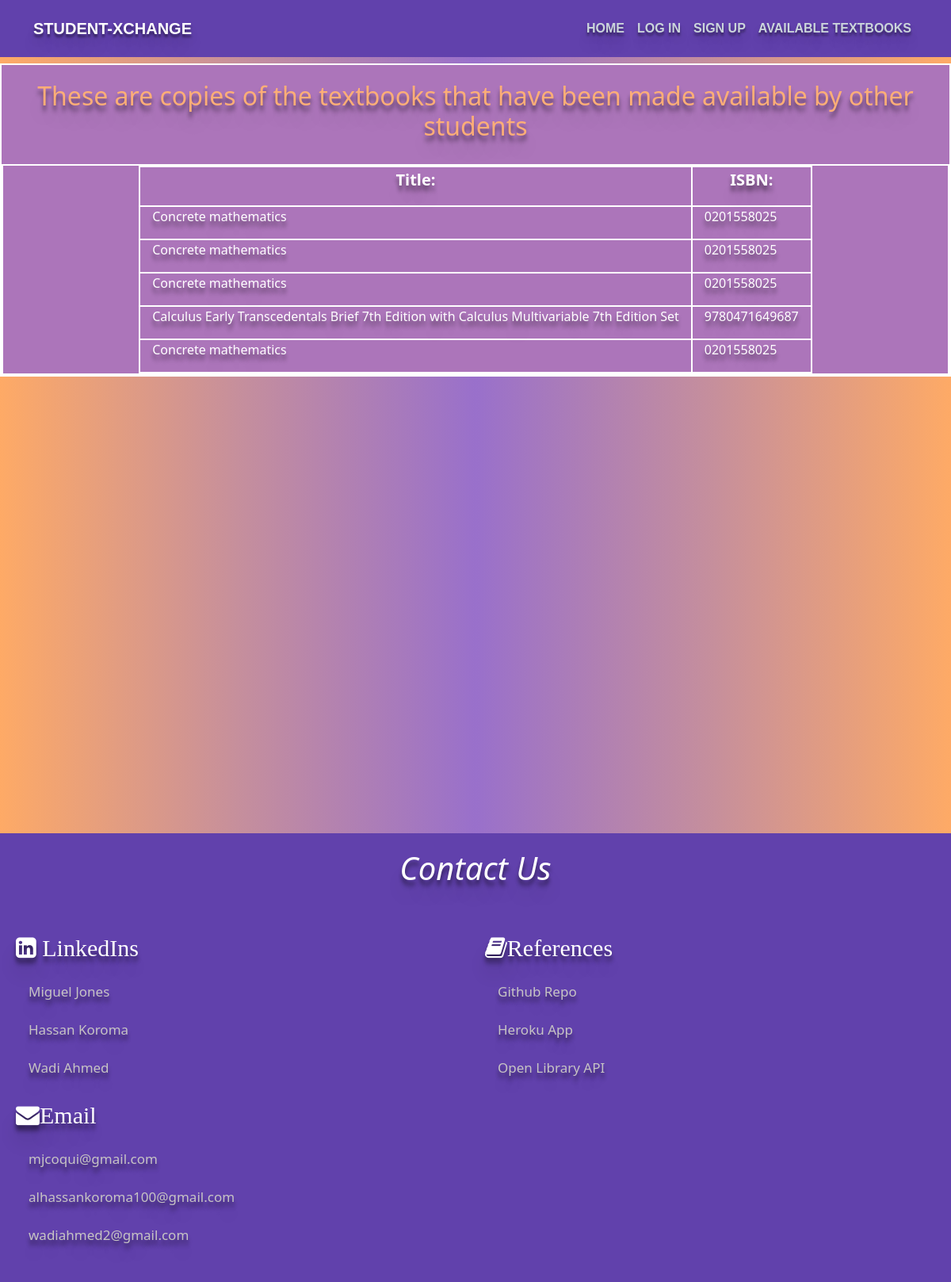
Before: /available with the older database file.
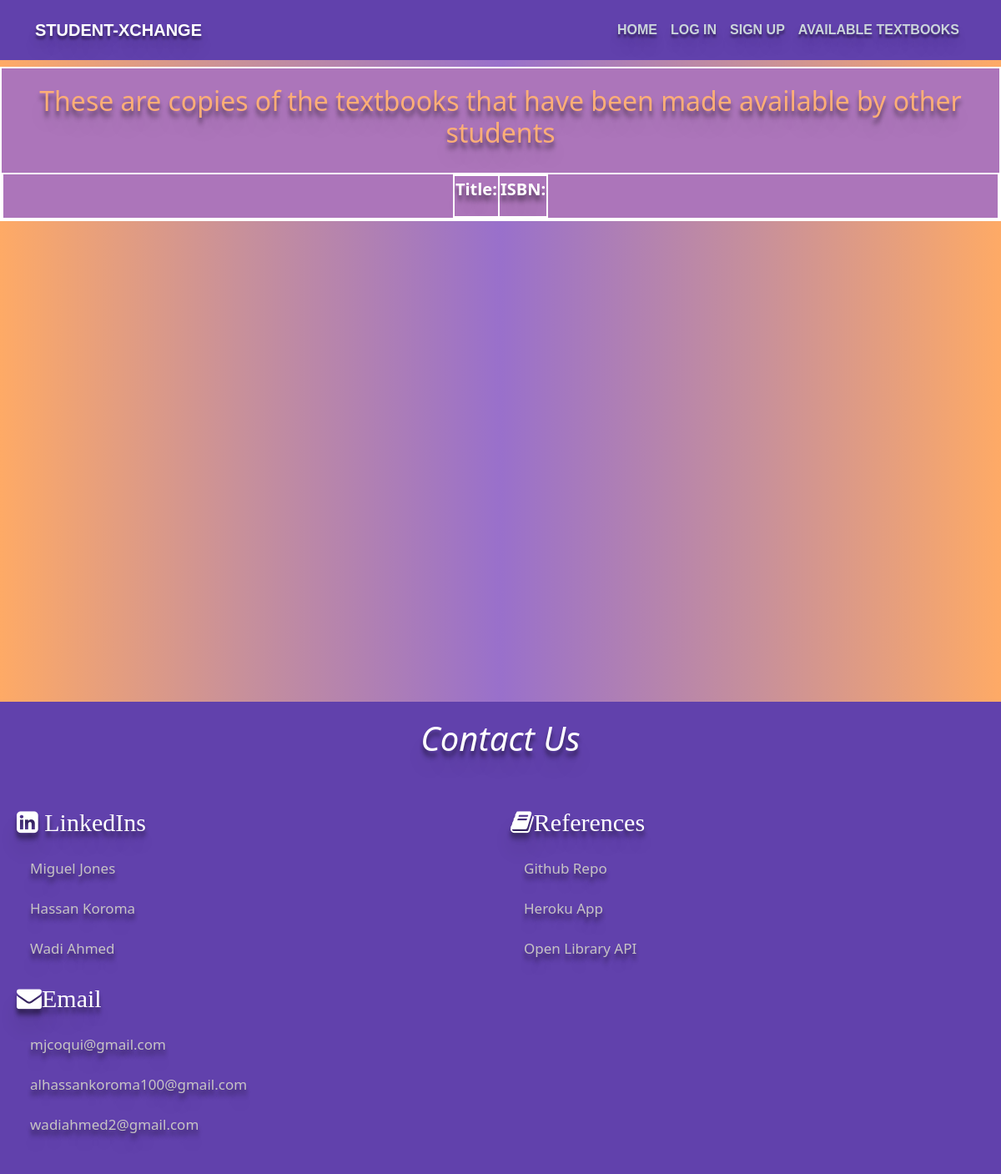
After: the same page with the newer database file.
### app.py (models this page shows, shortened)
class Books(db.Model):
    id = db.Column(db.Integer, primary_key=True)
    isbn = db.Column(db.String(13), nullable=False)
    email = db.Column(db.String(100), nullable=False)
    title = db.Column(db.String(100), nullable=False)

### app.py (the view)
@app.route("/available")
def available_books():
    books = Books.query.all()
    return render_template("textbooks.html", books=books)

### templates/textbooks.html (shortened to what this page needs)
{% extends "layout.html" %}
{% block content %}
<head>
</head>
<body>
    <div class="h2block">
        <h2 style="text-align:center;">These are copies of the textbooks that have been made available by other students</h2>
        <div class="h2block padding-Cols">
        <table>
        <tr>
            <th><p style="font-size:20px">Title:</p></th>
            <th><p style="font-size:20px">ISBN:</p></th>
        </tr>
        {% for book in books %}
        <tr>
            <td><p style="text-algin:left;">{{ book.title }}</p></td>
            <td><p>{{ book.isbn }}<p></td>
        </tr>
        {% endfor %}
        </table>
    </div>
    </div>
</body>
{% endblock content %}

### templates/layout.html (shortened to what this page needs)
<!DOCTYPE html>
<html>
<head>
  <link href="https://cdn.jsdelivr.net/npm/bootstrap@5.0.2/dist/css/bootstrap.min.css" rel="stylesheet">
  <link rel="stylesheet" type="text/css" href="{{ url_for('static', filename='main.css') }}">
  <link rel="stylesheet" type="text/css" href="{{ url_for('static', filename='register.css') }}">
  <link rel="stylesheet" type="text/css" href="{{ url_for('static', filename='contact.css') }}">
</head>
<body>
  <header class="site-header">
    <nav class="navbar navbar-expand-md navbar-dark bg-steel fixed-top">
      <div class="container">
        <a class="navbar-brand mr-4" href="/">Student-Xchange</a>
        <div class="navbar">
          <div class="navbar-nav mr-auto">
            <a class="nav-item nav-link" href="/">Home</a>
            <a class="nav-item nav-link" href="/login">Log in</a>
            <a class="nav-item nav-link" href="/register">Sign Up</a>
            <a class="nav-item nav-link" href="/available">Available Textbooks</a>
          </div>
        </div>
      </div>
    </nav>
  </header>
    {% block content %}{% endblock %}
    {% extends "contacts.html" %}

### templates/contacts.html
<head>
    <link rel="stylesheet" href="https://cdnjs.cloudflare.com/ajax/libs/font-awesome/4.7.0/css/font-awesome.min.css">
</head>
<body>
    <br/>
    <br/>
    <br/>
    <br/>
    <br/>
    <br/>
    <br/>
    <br/>
    <br/>
    <br/>
    <br/>
    <br/>
    <br/>
    <br/>
    <br/>
    <br/>
    <br/>
    <br/>
    <br/>
    <br/>
    <br/>
    <br/>
    <br/>
    <br/>
    <section class="feature">
        <h1 class ="cont">Contact Us<h1>
        <div class="row">
            <div class="col-6 col-12-small">
                <section>
                    <h3 class="fa fa-linkedin-square"> LinkedIns </h3>
                    <p>
                        <a href="#">Miguel Jones</a><br/>
                        <a href="#" onclick="window.open('https://www.linkedin.com/in/alhassankoroma/')">Hassan Koroma</a><br/>
                        <a href="#" onclick="window.open('https://www.linkedin.com/in/wadi-ahmed/')">Wadi Ahmed</a><br/>
                    </p>
                </section>
            </div>
            <div class="col-6 col-12-small">
                <section>
                    <h3 class="fa fa-book">References</h3>
                    <p>
                        <a href="#", onclick="window.open('https://github.com/dice43/textbooks')">Github Repo</a><br/>
                        <a href="#", onclick="window.open('https://dashboard.heroku.com/apps/student-xchange')">Heroku App</a><br/>
                        <a href="#", onclick="window.open('https://openlibrary.org/dev/docs/api/books')">Open Library API</a><br/>
                    </p>
                </section>
            </div>
            <div class="col-6 col-12-small">
                <section>
                    <h3 class="fa fa-envelope">Email</h3>
                    <p>
                        <a href="#">mjcoqui@gmail.com</a><br/>
                        <a href="#">alhassankoroma100@gmail.com</a><br/>
                        <a href="#">wadiahmed2@gmail.com</a><br/>
                    </p>
                </section>
            </div>
        </div>
    </section>
</body>

### static/main.css (style rules this page uses)
body { background: #fafafa; color: #333333; margin-top: 5rem; }
h1, h2, h3, h4, h5, h6 { color: #444444; }
.bg-steel { background-color: #6141ac; }
.site-header .navbar-nav .nav-link { color: #cbd5db; }
.navbar a { text-decoration: none; color: #666666; text-shadow: 0px 4px 3px rgba(0,0,0,0.4), 0px 8px 13px rgba(0,0,0,0.1), 0px 18px 23px rgba(0,0,0,0.1); text-transform: uppercase; font-weight: bold; font-family: Arial; }
.h2block { background-color:#ac75ba; border: 2px solid #ffffff; }

### static/contact.css (style rules this page uses)
.cont { text-align: center; font-style: oblique; font-size: 40px; color: white; }
.feature { background-color: #6141ac; overflow: hidden; position: relative; bottom: 0; width: 100%; }
.feature a { text-align: center; padding: 14px 16px; text-decoration: none; font-size: 17px; color: rgb(199, 196, 196); }
.row h3 { font-size: 30px; color: white; }

### templates/textbooks.html (style rules this page uses)
table { margin-left:auto; margin-right:auto; border-collapse:collapse; border:2px solid white; }
table th { border:2px solid white; text-align: center }
h1,h2 { width: auto; background-color: linear-gradient(to right, #feaa66, #c68f9c, #9970cb, #c68f9c, #feaa66); padding: 20px; color: #fdae77; text-shadow: 0px 6px 5px rgba(0,0,0,0.4), 0px 10px 5px rgba(0,0,0,0.1), 0px 20px 25px rgba(0,0,0,0.1); }
h3 { text-size: 200%; text-align:center; color: #fdae77; text-shadow: 0px 6px 5px rgba(0,0,0,0.4), 0px 10px 5px rgba(0,0,0,0.1), 0px 20px 25px rgba(0,0,0,0.1); }
p { text-size: 300%; color: #ffffff; text-shadow: 0px 6px 5px rgba(0,0,0,0.4), 0px 10px 5px rgba(0,0,0,0.1), 0px 20px 25px rgba(0,0,0,0.1); }
body { background-image: linear-gradient(to right, #feaa66, #c68f9c, #9970cb, #c68f9c, #feaa66); }

Changed rows visible on the page:
removed Books: title "Concrete mathematics", isbn "0201558025"
removed Books: title "Concrete mathematics", isbn "0201558025"
removed Books: title "Concrete mathematics", isbn "0201558025"
removed Books: title "Calculus Early Transcedentals Brief 7th Edition with Calculus Multivariable 7th Edition Set", isbn "9780471649687"
removed Books: title "Concrete mathematics", isbn "0201558025"
